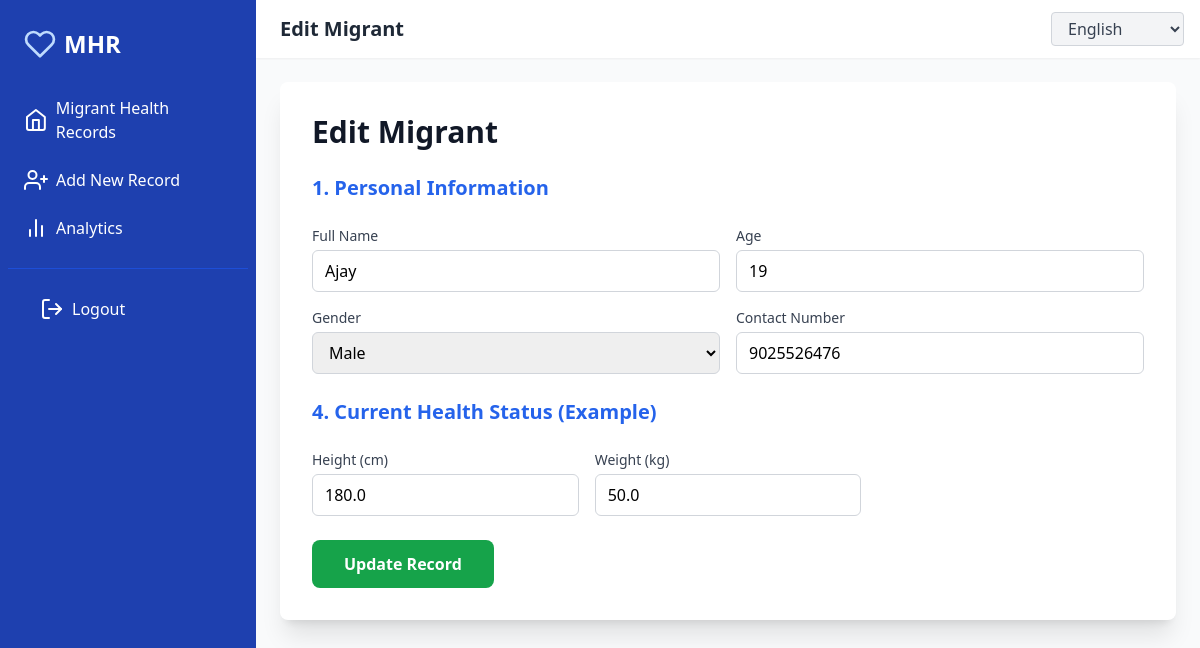
Screenshot of /edit/1 (signed in) with the database file from the repository.
### models.py (models this page shows, shortened)
class Migrant(db.Model):
    __tablename__ = "migrants"
    id = db.Column(db.Integer, primary_key=True)
    name = db.Column(db.String(100), nullable=False)
    date_of_birth = db.Column(db.Date, nullable=True)
    age = db.Column(db.Integer, nullable=False)
    gender = db.Column(db.String(10), nullable=False)
    nationality = db.Column(db.String(50), nullable=True)
    state_of_origin = db.Column(db.String(50), nullable=True)
    contact = db.Column(db.String(20), nullable=False)
    emergency_contact_name = db.Column(db.String(100), nullable=True)
    emergency_contact_number = db.Column(db.String(20), nullable=True)
    aadhaar_passport = db.Column(db.String(50), nullable=True, unique=True)
    preferred_language = db.Column(db.String(30), nullable=True)
    literacy_level = db.Column(db.String(30), nullable=True)
    data_sharing_consent = db.Column(db.Boolean, default=False)
    occupation = db.Column(db.String(100), nullable=True)
    employer_name = db.Column(db.String(100), nullable=True)
    employer_contact = db.Column(db.String(20), nullable=True)
    work_location_district = db.Column(db.String(50), nullable=True)
    work_location_pincode = db.Column(db.String(10), nullable=True)
    duration_of_stay = db.Column(db.String(50), nullable=True)
    living_conditions = db.Column(db.String(50), nullable=True)
    allergies = db.Column(db.Text, nullable=True)
    past_medical_conditions = db.Column(db.Text, nullable=True)
    past_surgical_history = db.Column(db.Text, nullable=True)
    family_history = db.Column(db.Text, nullable=True)
    immunization_status = db.Column(db.Text, nullable=True)
    height = db.Column(db.Float, nullable=True)
    weight = db.Column(db.Float, nullable=True)
    bmi = db.Column(db.Float, nullable=True)
    blood_group = db.Column(db.String(5), nullable=True)
    vital_signs = db.Column(db.Text, nullable=True)
    current_medications = db.Column(db.Text, nullable=True)
    ongoing_treatment = db.Column(db.Text, nullable=True)
    infectious_disease_screening = db.Column(db.Text, nullable=True)
    health_condition = db.Column(db.String(200), nullable=True)
    last_checkup = db.Column(db.Date, nullable=True)
    healthcare_facility = db.Column(db.String(100), nullable=True)
    doctor_name = db.Column(db.String(100), nullable=True)
    symptoms = db.Column(db.Text, nullable=True)
    diagnosis = db.Column(db.Text, nullable=True)
    prescriptions = db.Column(db.Text, nullable=True)
    lab_results = db.Column(db.Text, nullable=True)
    vaccination_records = db.Column(db.Text, nullable=True)
    disease_alerts = db.Column(db.Text, nullable=True)
    contact_tracing_info = db.Column(db.Text, nullable=True)
    referral_notes = db.Column(db.Text, nullable=True)
    follow_up_date = db.Column(db.Date, nullable=True)
    qr_code = db.Column(db.String(255), nullable=True)

### app.py (the view, shortened to what this page needs)
@app.route("/edit/<int:migrant_id>", methods=["GET", "POST"])
@login_required
def edit_migrant(migrant_id):
    migrant = Migrant.query.get_or_404(migrant_id)
    form = MigrantForm(obj=migrant)
    return render_template("edit_migrant.html", form=form, migrant=migrant, title="Edit Migrant")

### app.py (called while the page is built)
@app.context_processor
def inject_translations():
    lang = session.get('language', app.config['DEFAULT_LANGUAGE'])
    return dict(t=translations.get(lang, translations['en']))

@login_manager.user_loader
def load_user(user_id):
    return User.query.get(int(user_id))

### templates/edit_migrant.html (shortened to what this page needs)
{% extends "base.html" %}
{% block page_content %}
<div class="max-w-4xl mx-auto bg-white p-8 rounded-lg shadow-xl" data-aos="fade-in">
    <h2 class="text-3xl font-bold text-gray-900 mb-6">{{ title }}</h2>
    <form method="POST" class="space-y-6">
        <h3 class="text-xl font-semibold mb-4 text-blue-600">1. Personal Information</h3>
        <div class="grid grid-cols-1 md:grid-cols-2 gap-4">
            <div><label for="{{ form.name.id }}" class="block text-sm font-medium text-gray-700">{{ form.name.label }}</label>{{ form.name(class="mt-1 block w-full px-3 py-2 border border-gray-300 rounded-md", value=migrant.name) }}</div>
            <div><label for="{{ form.age.id }}" class="block text-sm font-medium text-gray-700">{{ form.age.label }}</label>{{ form.age(class="mt-1 block w-full px-3 py-2 border border-gray-300 rounded-md", value=migrant.age) }}</div>
            <div><label for="{{ form.gender.id }}" class="block text-sm font-medium text-gray-700">{{ form.gender.label }}</label>{{ form.gender(class="mt-1 block w-full px-3 py-2 border border-gray-300 rounded-md") }}</div>
            <div><label for="{{ form.contact.id }}" class="block text-sm font-medium text-gray-700">{{ form.contact.label }}</label>{{ form.contact(class="mt-1 block w-full px-3 py-2 border border-gray-300 rounded-md", value=migrant.contact) }}</div>
            </div>
        <h3 class="text-xl font-semibold mb-4 text-blue-600">4. Current Health Status (Example)</h3>
        <div class="grid grid-cols-1 md:grid-cols-3 gap-4">
            <div><label for="{{ form.height.id }}" class="block text-sm font-medium text-gray-700">{{ form.height.label }}</label>{{ form.height(class="mt-1 block w-full px-3 py-2 border border-gray-300 rounded-md", type="number", step="0.1", value=migrant.height) }}</div>
            <div><label for="{{ form.weight.id }}" class="block text-sm font-medium text-gray-700">{{ form.weight.label }}</label>{{ form.weight(class="mt-1 block w-full px-3 py-2 border border-gray-300 rounded-md", type="number", step="0.1", value=migrant.weight) }}</div>
        </div>
        <div>
            {{ form.submit(class="w-full md:w-auto bg-green-600 hover:bg-green-700 text-white px-8 py-3 rounded-lg font-bold transition duration-200", value="Update Record") }}
        </div>
    </form>
</div>
{% endblock page_content %}

### rows the page displays
Migrant: name "Ajay", age "19", gender "Male", contact "9025526476", height "180.0", weight "50.0"

### other values shown
{{ t.app_name }} "Migrant Health Records"
{{ t.add_record }} "Add New Record"
{{ t.analytics }} "Analytics"
{{ t.logout }} "Logout"
{{ title or t.welcome }} "Edit Migrant"
{{ title }} "Edit Migrant"
